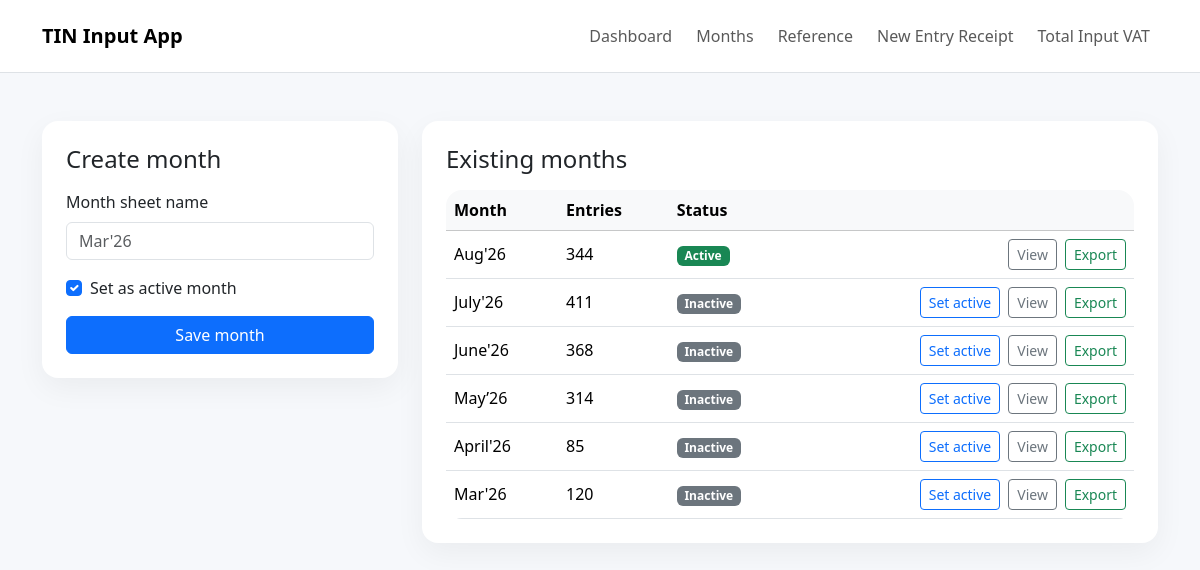
The page /periods on the database its author committed.
### app.py (models this page shows)
class Period(db.Model):
    id = db.Column(db.Integer, primary_key=True)
    name = db.Column(db.String(32), nullable=False, unique=True)
    is_active = db.Column(db.Boolean, nullable=False, default=False)
    created_at = db.Column(db.DateTime, nullable=False, default=datetime.utcnow)

### app.py (the view, shortened to what this page needs)
@app.route("/periods", methods=["GET", "POST"])
def manage_periods():
    periods = Period.query.order_by(Period.created_at.desc()).all()
    period_counts = {
        pid: count
        for pid, count in db.session.query(Entry.period_id, func.count(Entry.id)).group_by(Entry.period_id).all()
    }
    return render_template("periods.html", periods=periods, period_counts=period_counts)

### app.py (called while the page is built)
@app.context_processor
def inject_globals():
    active_period = Period.query.filter_by(is_active=True).order_by(Period.created_at.desc()).first()
    return {"active_period": active_period}

### templates/periods.html (shortened to what this page needs)
{% extends 'base.html' %}
{% block content %}
<div class="row g-4">
  <div class="col-lg-4">
    <div class="card p-4">
      <h4 class="mb-3">Create month</h4>
      <form method="post">
        <div class="mb-3">
          <label class="form-label">Month sheet name</label>
          <input type="text" name="name" class="form-control" placeholder="Mar'26" required>
        </div>
        <div class="form-check mb-3">
          <input class="form-check-input" type="checkbox" name="set_active" id="set_active" checked>
          <label class="form-check-label" for="set_active">Set as active month</label>
        </div>
        <button class="btn btn-primary w-100">Save month</button>
      </form>
    </div>
  </div>
  <div class="col-lg-8">
    <div class="card p-4">
      <div class="d-flex justify-content-between align-items-center mb-3">
        <h4 class="mb-0">Existing months</h4>
      </div>
      {% if periods %}
      <div class="table-responsive">
        <table class="table align-middle mb-0">
          <thead class="table-light">
            <tr>
              <th>Month</th>
              <th>Entries</th>
              <th>Status</th>
              <th></th>
            </tr>
          </thead>
          <tbody>
            {% for period in periods %}
            <tr>
              <td>{{ period.name }}</td>
              <td>{{ period_counts.get(period.id, 0) }}</td>
              <td>
                {% if period.is_active %}
                  <span class="badge text-bg-success">Active</span>
                {% else %}
                  <span class="badge text-bg-secondary">Inactive</span>
                {% endif %}
              </td>
              <td class="text-end">
                <div class="d-flex flex-wrap justify-content-end gap-2">
                  {% if not period.is_active %}
                  <form method="post">
                    <button class="btn btn-outline-primary btn-sm">Set active</button>
                  </form>
                  {% endif %}
                  <a class="btn btn-outline-secondary btn-sm" href="{{ url_for('list_entries', period_id=period.id) }}">View</a>
                  <a class="btn btn-outline-success btn-sm" href="{{ url_for('export_period', period_id=period.id) }}">Export</a>
                </div>
              </td>
            </tr>
            {% endfor %}
          </tbody>
        </table>
      </div>
      {% else %}
      <p class="text-secondary mb-0">No months yet.</p>
      {% endif %}
    </div>
  </div>
</div>
{% endblock %}

### templates/base.html (style rules this page uses)
body { background: #f6f8fb; }
.card { border: 0; border-radius: 1rem; box-shadow: 0 10px 30px rgba(0,0,0,.05); }
.table-responsive { border-radius: 1rem; overflow-x: auto; overflow-y: visible; -webkit-overflow-scrolling: touch; }

### rows shown on the page
Period: name "Aug'26", get "344", is_active "Active"
Period: name "July'26", get "411", is_active "Inactive"
Period: name "June'26", get "368", is_active "Inactive"
Period: name "May’26", get "314", is_active "Inactive"
Period: name "April'26", get "85", is_active "Inactive"
Period: name "Mar'26", get "120", is_active "Inactive"
